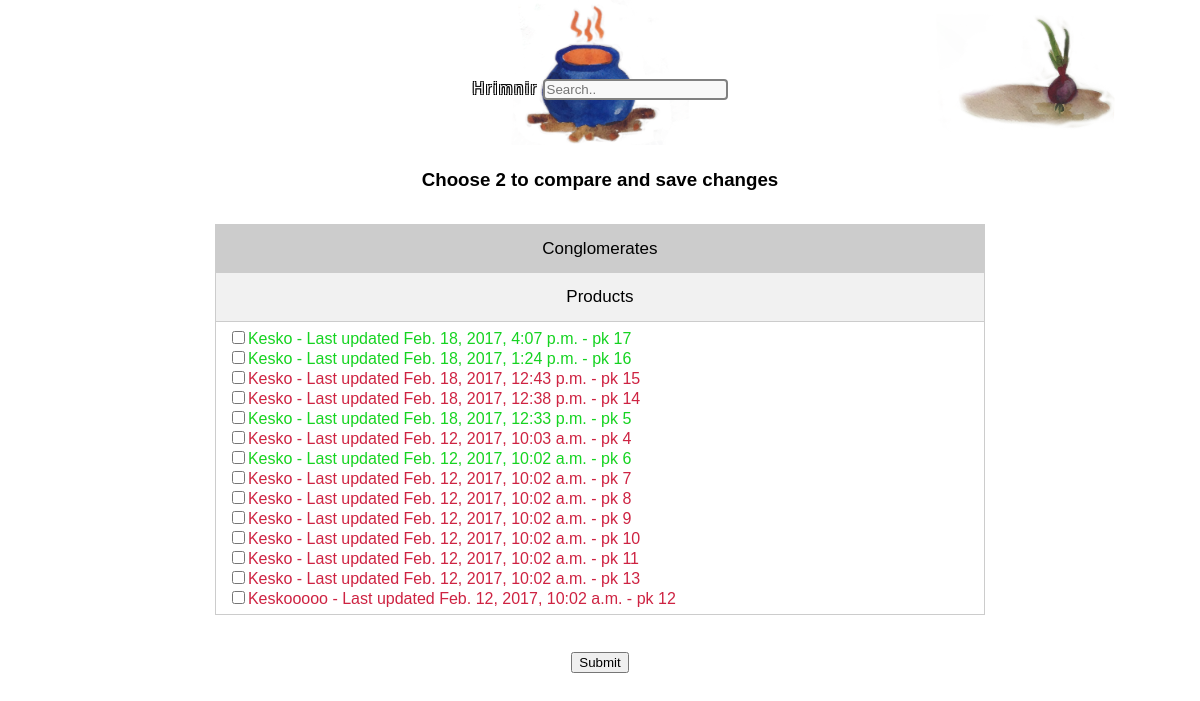
Before: /compare_edits/ (signed in) with the older database file.
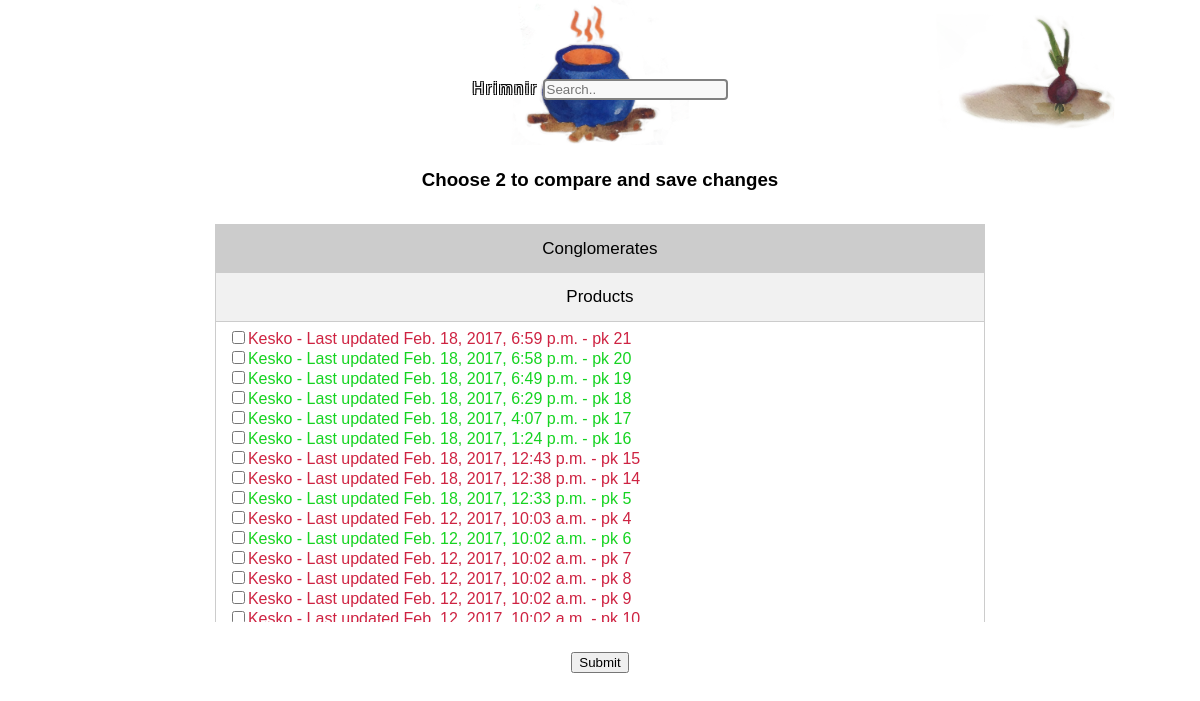
After: the same page with the newer database file.
### thesite/models.py (models this page shows, shortened)
class Conglomerate(models.Model):  # But each Conglomerate can make many products
    name = models.CharField(max_length=100)
    category = models.CharField(max_length=100)
    text = models.CharField(max_length=1000)
    sustainability = models.CharField(max_length=1000, blank=True)
    employees = models.CharField(max_length=1000, blank=True)
    last_updated = models.DateTimeField(default=timezone.now)
    num_stars = models.IntegerField() # out of five
    approved_edit = models.BooleanField(default=False)
    """ Maybe this is useful one day?
    def update(self):
        self.last_updated = timezone.now()
        self.save()
    """
    class Meta:
        ordering = ('name', '-last_updated')
    pass

### thesite/views.py (the view, shortened to what this page needs)
# urls.py: url(r'^compare_edits/', views.compare_edits, name='compare_edits'),
@login_required
def compare_edits(request):
    data = { 'products': Product.objects.all(), 'conglomerates': Conglomerate.objects.all(),'info' : [],
             'message_0': "Nothing choosen", 'message_1': "", 'message_type': "", 'style': "", 'l_left': "", 'l_right': "",
             'zipped': "", 'zipped_repeat': ""}
    return render(request, 'thesite/compare_edits.html', data)

### thesite/templates/thesite/compare_edits.html (shortened to what this page needs)
{% extends 'thesite/index.html' %}
{% block content %}
<div class="spacer"></div>
<h3 class="centered">Choose 2 to compare and save changes</h3>
<form action="" method="POST">
<div>
    <div class="col-2"></div>
    <div class="col-8">
            <div class="tab">
              <a href="javascript:void(0)" class="tablinks" id="defaultOpen" onclick="openCity(event, 'Conglomerate');">
                <div class="centered">Conglomerates</div>
              </a>
              <a href="javascript:void(0)" class="tablinks" onclick="openCity(event, 'Product');">
                <div class="centered">Products</div>
              </a>
            </div>
          <div class="scroll-box-medium">
            <div id="Conglomerate" class="tabcontent approval" style="display:none">
                  <ul>
                      {% for c in conglomerates %}
                      <li {% if not c.approved_edit %} style="color: #ce2342" {% endif %}>
                        <input type="checkbox" name="checkbox" value="{{ c.pk }}"
                        {% if c.pk in info and message_type == 'conglomerate' %}checked{% endif %}>{{ c.name }} - Last updated {{ c.last_updated }} - pk {{ c.pk }}
                      </li>
                      {% endfor %}
                  </ul>
            </div>
          </div>
    </div>
    <div class="col-2"></div>
</div>
<div class="col-12 centered">
  <button type="submit" name="action_1" value="checkboxes">Submit</button>
</div>
{% endblock %}

Changed rows visible on the page:
no longer on this page (row unchanged): Conglomerate: name "Kesko", last_updated "Feb. 12, 2017, 10:02 a.m.", pk "11"
no longer on this page (row unchanged): Conglomerate: name "Kesko", last_updated "Feb. 12, 2017, 10:02 a.m.", pk "13"
no longer on this page (row unchanged): Conglomerate: name "Keskooooo", last_updated "Feb. 12, 2017, 10:02 a.m.", pk "12"
added Conglomerate: name "Kesko", last_updated "Feb. 18, 2017, 6:59 p.m.", pk "21"
added Conglomerate: name "Kesko", last_updated "Feb. 18, 2017, 6:58 p.m.", pk "20", approved_edit True (drawn)
added Conglomerate: name "Kesko", last_updated "Feb. 18, 2017, 6:49 p.m.", pk "19", approved_edit True (drawn)
added Conglomerate: name "Kesko", last_updated "Feb. 18, 2017, 6:29 p.m.", pk "18", approved_edit True (drawn)
